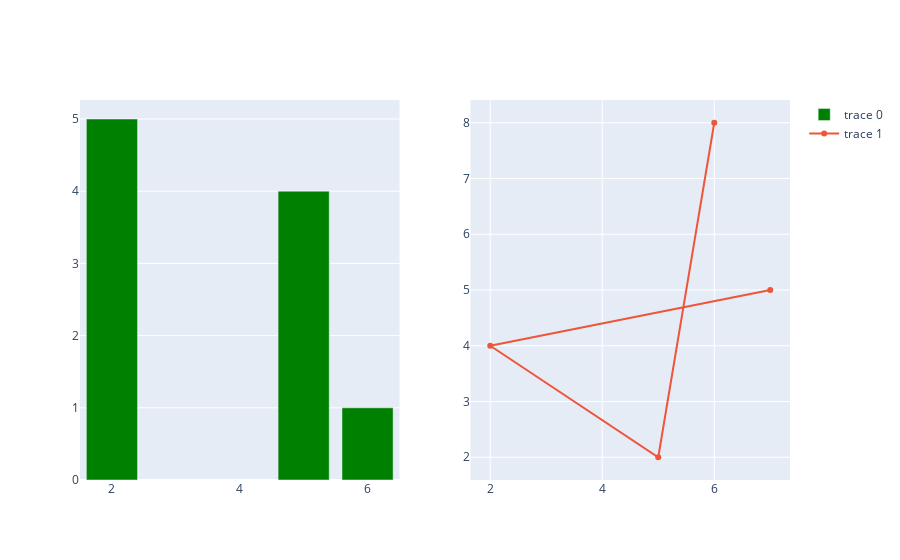

Notebook source saved alongside this figure:
### Markdown cell above
### Utilizando o `make_subplots`

### Code cell
from plotly.subplots import make_subplots

# go.Figure()

fig = make_subplots(rows=1, cols=2)

fig.add_trace(go.Bar(y=[1, 4, 5], x=[6, 5, 2], marker_color='green'), row=1, col=1)
fig.add_trace(go.Scatter(y=[8, 2, 4, 5], x=[6, 5, 2, 7]), row=1, col=2)

fig.show()

### Figure 1 — Plotly figure (JSON) as saved in the notebook; plotly's stock layout.template omitted (floating-point values rounded to 4 significant figures)
{"data": [{"marker": {"color": "green"}, "type": "bar", "x": [6, 5, 2], "xaxis": "x", "y": [1, 4, 5], "yaxis": "y"}, {"type": "scatter", "x": [6, 5, 2, 7], "xaxis": "x2", "y": [8, 2, 4, 5], "yaxis": "y2"}], "layout": {"xaxis": {"anchor": "y", "domain": [0, 0.45]}, "xaxis2": {"anchor": "y2", "domain": [0.55, 1]}, "yaxis": {"anchor": "x", "domain": [0, 1]}, "yaxis2": {"anchor": "x2", "domain": [0, 1]}}}
